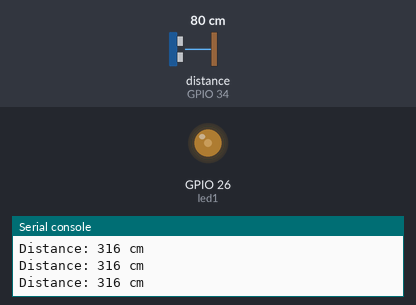
Bench run of a program on a simulated ESP32 board running MicroPython. Shown: output pins drawn as LEDs (lit = HIGH), the last lines printed to the serial console. Inputs (shaded band) come from the test bench; at power-on: distance to the obstacle (sensor on GPIO 34) 80 cm. Library files of the repository ran but are not shown: hcsr04.py; pins used as bus, display or sensor lines are not drawn.

Above: at 1.2 s.
1.3 s: distance to the obstacle (sensor on GPIO 34) set to 2 cm
At 2.2 s:
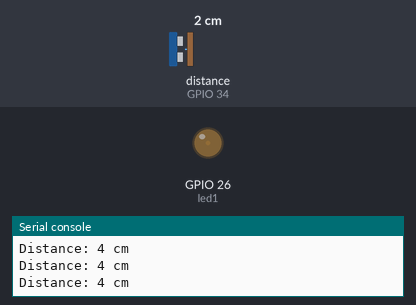
2.8 s: distance to the obstacle (sensor on GPIO 34) set to 250 cm
At 3.9 s:
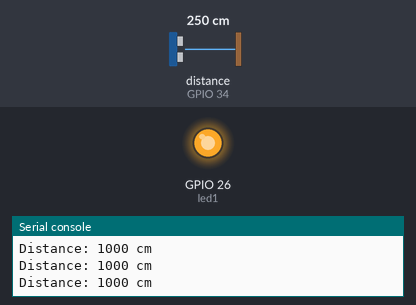
Timing chart, 0 to 5.8 s (numbered marks = the images above; inputs shaded):
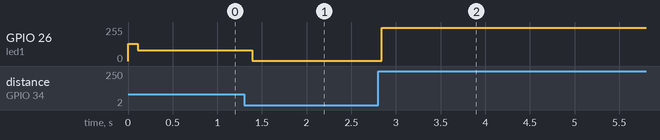

Measured:
- after the input at 1.3 s, GPIO 26 (led1): 79/255 → 1/255 after 0.09 s
- after the input at 2.8 s, GPIO 26 (led1): 1/255 → 249/255 at once

The program:

Oevelse_1_2_L_sningsforslag.py
```python
"""
"""

from hcsr04 import HCSR04
from time import ticks_ms
from machine import Pin, PWM

start=ticks_ms()
threshold=100

# Opretter instans af HCSR04 klassen
sensor=HCSR04(15,34)
led1=Pin(26, Pin.OUT)
led1_PWM=PWM(led1)

# Starter event loop
while True:
    # Kalder distance_cm metoden og gemmer returværdien i variablen distance
    if ticks_ms()-start>threshold:
        distance=sensor.distance_cm()*4
        if distance>1023:
            led1_PWM.duty(1023)
        elif distance<1:
            led1_PWM.duty(1)
        else:
            led1_PWM.duty(distance)
        print(f"Distance: {distance} cm")
        start=ticks_ms()
```
